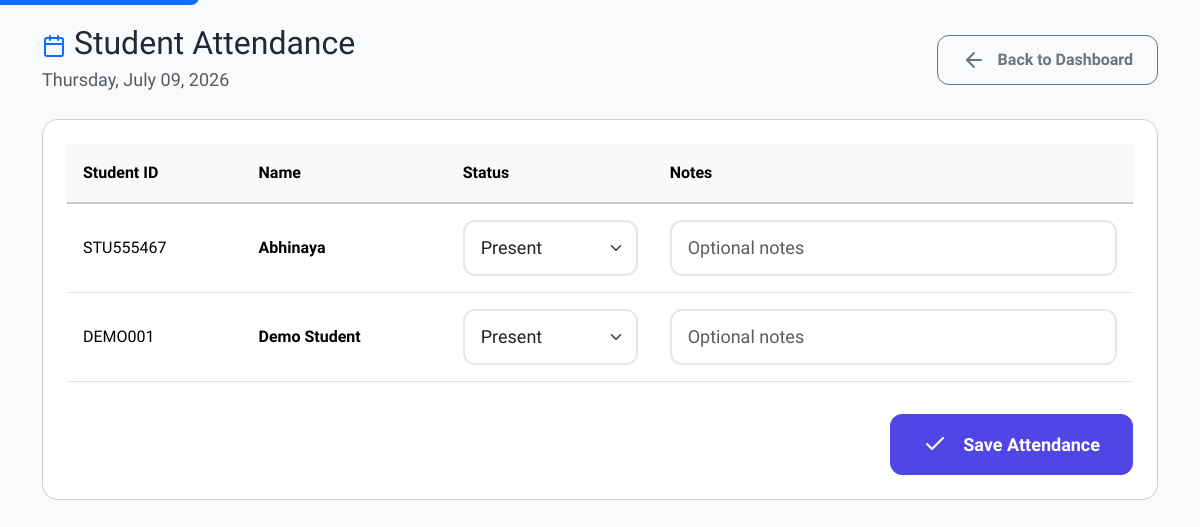
Before: /teacher/attendance (signed in) with the older database file.
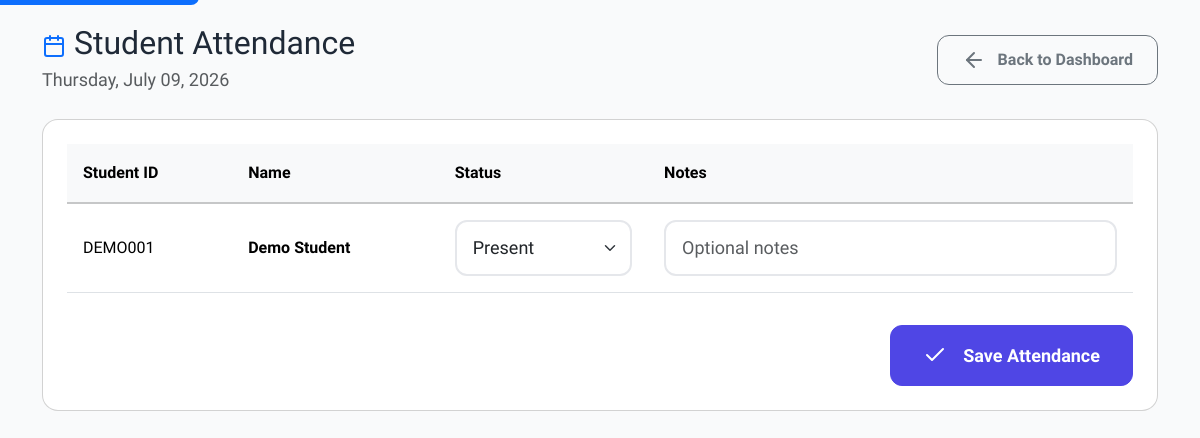
After: the same page with the newer database file.
### models.py (models this page shows, shortened)
class Student(UserMixin, db.Model):
    __tablename__ = 'students'
    id = db.Column(db.Integer, primary_key=True)
    student_id = db.Column(db.String(20), unique=True, nullable=False)
    name = db.Column(db.String(100), nullable=False)
    email = db.Column(db.String(120), unique=True, nullable=True)
    password_hash = db.Column(db.String(256), nullable=True)
    current_difficulty = db.Column(db.String(20), default='easy')
    preferred_mode = db.Column(db.String(20), default='text')
    audio_enabled = db.Column(db.Boolean, default=False)
    sign_language_enabled = db.Column(db.Boolean, default=False)
    emotion_detection_enabled = db.Column(db.Boolean, default=False)
    font_size = db.Column(db.Integer, default=18)
    high_contrast = db.Column(db.Boolean, default=False)
    reduce_motion = db.Column(db.Boolean, default=False)
    total_lessons_completed = db.Column(db.Integer, default=0)
    total_quizzes_taken = db.Column(db.Integer, default=0)
    average_score = db.Column(db.Float, default=0.0)
    streak_days = db.Column(db.Integer, default=0)
    last_active = db.Column(db.DateTime, default=datetime.utcnow)
    created_at = db.Column(db.DateTime, default=datetime.utcnow)
    total_coins = db.Column(db.Integer, default=0)
    total_stars = db.Column(db.Integer, default=0)
    games_unlocked = db.Column(db.Boolean, default=False)
    learning_style = db.Column(db.String(50), default='visual')
    special_needs_type = db.Column(db.String(50), nullable=True)
    focus_duration_avg = db.Column(db.Integer, default=0)
    reading_speed_wpm = db.Column(db.Integer, default=0)
    quiz_results = db.relationship('QuizResult', backref='student', lazy=True)
    lesson_progress = db.relationship('LessonProgress', backref='student', lazy=True)
    game_sessions = db.relationship('GameSession', backref='student', lazy=True)
    game_rewards = db.relationship('GameReward', backref='student', lazy=True)
    attendance_records = db.relationship('AttendanceRecord', backref='student', lazy=True)

### routes.py (the view)
@app.route('/teacher/attendance')
def teacher_attendance_page():
    teacher_id = session.get('teacher_id')
    if not teacher_id:
        return redirect(url_for('teacher_login_page'))
    teacher = Teacher.query.get(teacher_id)
    if not teacher:
        session.pop('teacher_id', None)
        return redirect(url_for('teacher_login_page'))
    students = Student.query.order_by(Student.name).all()
    today = date.today()
    attendance_records = {}
    for student in students:
        record = AttendanceRecord.query.filter_by(
            student_id=student.id,
            date=today
        ).first()
        if record:
            attendance_records[student.id] = record.status
    return render_template('teacher_attendance.html',
        teacher=teacher,
        students=students,
        today=today,
        attendance_records=attendance_records
    )

### routes.py (called while the page is built)
@app.context_processor
def utility_processor():
    return {
        'format_time_spent': format_time_spent,
        'format_date_relative': format_date_relative,
        'get_difficulty_color': get_difficulty_color,
        'get_difficulty_label': get_difficulty_label,
        'get_progress_bar_class': get_progress_bar_class,
        'get_greeting': get_greeting,
    }

### templates/teacher_attendance.html (shortened to what this page needs)
{% extends "base.html" %}
{% block content %}
<div class="container py-4">
    <div class="d-flex justify-content-between align-items-center mb-4">
        <div>
            <h1 class="h2 mb-1">
                <i data-feather="calendar" class="me-2 text-primary"></i>Student Attendance
            </h1>
            <p class="text-muted mb-0">{{ today.strftime('%A, %B %d, %Y') }}</p>
        </div>
        <a href="{{ url_for('teacher_dashboard') }}" class="btn btn-outline-secondary">
            <i data-feather="arrow-left" class="me-1"></i>Back to Dashboard
        </a>
    </div>
    <div class="card">
        <div class="card-body">
            <form method="POST" action="{{ url_for('teacher_mark_attendance') }}">
                <div class="table-responsive">
                    <table class="table table-hover">
                        <thead class="table-light">
                            <tr>
                                <th>Student ID</th>
                                <th>Name</th>
                                <th>Status</th>
                                <th>Notes</th>
                            </tr>
                        </thead>
                        <tbody>
                            {% for student in students %}
                            <tr>
                                <td>{{ student.student_id }}</td>
                                <td><strong>{{ student.name }}</strong></td>
                                <td>
                                    <select class="form-select" name="status_{{ student.id }}">
                                        <option value="present" {% if attendance_records.get(student.id) == 'present' %}selected{% endif %}>Present</option>
                                    </select>
                                </td>
                                <td>
                                    <input type="text" class="form-control form-control-sm" name="notes_{{ student.id }}" placeholder="Optional notes">
                                </td>
                            </tr>
                            {% else %}
                            <tr>
                                <td colspan="4" class="text-center text-muted py-4">
                                    No students registered yet.
                                </td>
                            </tr>
                            {% endfor %}
                        </tbody>
                    </table>
                </div>
                {% if students %}
                <div class="text-end mt-3">
                    <button type="submit" class="btn btn-primary btn-lg">
                        <i data-feather="check" class="me-2"></i>Save Attendance
                    </button>
                </div>
                {% endif %}
            </form>
        </div>
    </div>
</div>
{% endblock %}

Changed rows visible on the page:
removed Student: student_id "STU555467", name "Abhinaya", id "Present"
